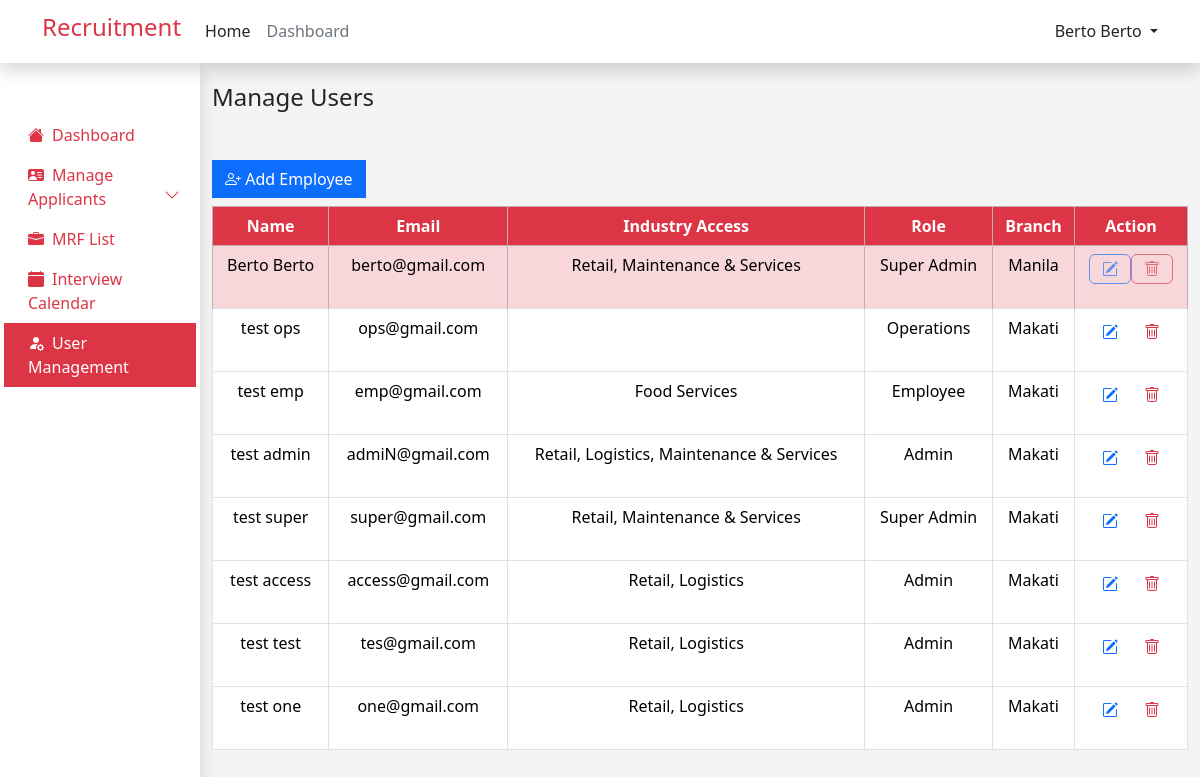
Screenshot of /admin/manage_user.php (signed in) with the database file from the repository.
### tables this page shows
CREATE TABLE `user` (
  `id` int(11) NOT NULL,
  `first_name` varchar(255) NOT NULL,
  `last_name` varchar(255) NOT NULL,
  `email` varchar(255) NOT NULL,
  `password` varchar(255) NOT NULL,
  `role` varchar(255) NOT NULL,
  `resume` varchar(255) NOT NULL,
  `branch` varchar(255) NOT NULL,
  `industry_access` varchar(255) NOT NULL,
  `verify_token` varchar(255) NOT NULL,
  `verify_status` tinyint(2) NOT NULL DEFAULT 0 COMMENT '0=not verified, 1=verified'
);

### admin/manage_user.php (the view, shortened to what this page needs)
<?php
include ('../admin/manage_user_process.php');
$query = "SELECT * FROM user WHERE role != ?";
$role = "user";
$stmt = $conn->prepare($query);
$stmt->bind_param("s", $role);
$stmt->execute();
$result = $stmt->get_result();
include ('../components/header.php');
?>
<!DOCTYPE html>
<html lang="en">
<head>
</head>
<body style="background-color: #F4F4F4; ">
    <div class="container-fluid">
        <div class="row">
            <div class="col-md-2 col-lg-3 col-xl-2 bg-white  p-0 m-0 d-lg-block shadow" style="min-height: 91vh;">
                <?php include ("../admin/admin_sidebar.php"); ?>
            </div>
            <div class="col-md-10 col-lg-9 col-xl-10  mt-3 ">
                <h4 class=" mt-1 mb-5 ">Manage Users</h4>
                <div class="row">
                    <div class="col-md-6 col-lg-9">
                        <div class="float-start mb-2">
                            <button type="button" class="btn btn-primary " data-bs-toggle="modal"
                                data-bs-target="#addUserModal" style="border-radius: 0;">
                                <i class="bi bi-person-plus"></i> Add Employee
                            </button>
                        </div>
                    </div>
                </div>
                <div class="table-responsive">
                    <table id="employeeTable" class="table text-center table-hover table-bordered bg-white border">
                        <thead class="table-danger">
                            <tr>
                                <th class="bg-danger text-white">Name</th>
                                <th class="bg-danger text-white">Email</th>
                                <th class="bg-danger text-white">Industry Access</th>
                                <th class="bg-danger text-white">Role</th>
                                <th class="bg-danger text-white">Branch</th>
                                <th class="bg-danger text-white">Action</th>
                            </tr>
                        </thead>
                        <tbody style="margin-bottom: 10px;">
                            <?php
                            while ($row = $result->fetch_assoc()) {
                                $loggedInUserId = $_SESSION['user_id'];
                                $highlightClass = ($loggedInUserId == $row['id']) ? 'table-danger' : '';
                                $disableAction = ($loggedInUserId == $row['id']) ? 'disabled' : '';
                                ?>
                                <tr>
                                    <td class="<?php echo $highlightClass; ?>">
                                        <?php echo $row['first_name'] . ' ' . $row['last_name']; ?>
                                    </td>
                                    <td class="<?php echo $highlightClass; ?>">
                                        <?php echo $row['email']; ?>
                                    </td>
                                    <td class="<?php echo $highlightClass; ?>">
                                        <?php echo $row['industry_access']; ?>
                                    </td>
                                    <td class="<?php echo $highlightClass; ?>">
                                        <?php echo $row['role']; ?>
                                    </td>
                                    <td class="<?php echo $highlightClass; ?>">
                                        <?php echo $row['branch']; ?>
                                    </td>
                                    <td class="<?php echo $highlightClass; ?>">
                                        <div class="btn-group" role="group" aria-label="User Actions">
                                            <form>
                                                <button type="button" class="btn text-primary" data-bs-toggle="modal"
                                                    data-bs-target="#editUserModal<?php echo $row['id'] ?>" <?php echo $disableAction; ?>>
                                                    <i class="bi bi-pencil-square"></i>
                                                </button>
                                            </form>
                                            <form id="deleteEmpForm<?php echo $row['id'] ?>"
                                                action="manage_user_process.php" method="post">
                                                <button type="button" class="btn text-danger"
                                                    onclick="confirmDelete(<?php echo $row['id']; ?>)" <?php echo $disableAction; ?>>
                                                    <i class="bi bi-trash"></i>
                                                </button>
                                            </form>
                                        </div>
                                    </td>
                                </tr>
                                <?php
                            }
                            ?>
                        </tbody>
                    </table>
                </div>
            </div>
        </div>
    </div>
</body>
</html>

### rows the page displays
user: first_name "Berto", last_name "Berto", email "berto@gmail.com", industry_access "Retail, Maintenance & Services", role "Super Admin", branch "Manila"
user: first_name "test", last_name "ops", email "ops@gmail.com", role "Operations", branch "Makati"
user: first_name "test", last_name "emp", email "emp@gmail.com", industry_access "Food Services", role "Employee", branch "Makati"
user: first_name "test", last_name "admin", email "admiN@gmail.com", industry_access "Retail, Logistics, Maintenance & Services", role "Admin", branch "Makati"
user: first_name "test", last_name "super", email "super@gmail.com", industry_access "Retail, Maintenance & Services", role "Super Admin", branch "Makati"
user: first_name "test", last_name "access", email "access@gmail.com", industry_access "Retail, Logistics", role "Admin", branch "Makati"
user: first_name "test", last_name "test", email "tes@gmail.com", industry_access "Retail, Logistics", role "Admin", branch "Makati"
user: first_name "test", last_name "one", email "one@gmail.com", industry_access "Retail, Logistics", role "Admin", branch "Makati"

### other values shown
$user "Berto Berto"
